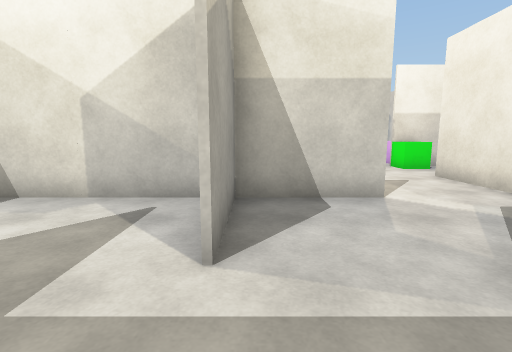
View 1 (above)

24 first-person views from a walk through a 3-D level made in the Unity game engine. The camera is 1.2 m above the floor, tilts 8° down and sees 85° across. The floor is counted in squares, 1 m on a side. Each view is taken from the middle of a square. On the plan, view 1 faces up. The plan holds only what a view shows up to about 13 squares ahead; the rest is blank. The player character is not drawn. Surface patterns are stand-ins for the level's own textures.

View 2
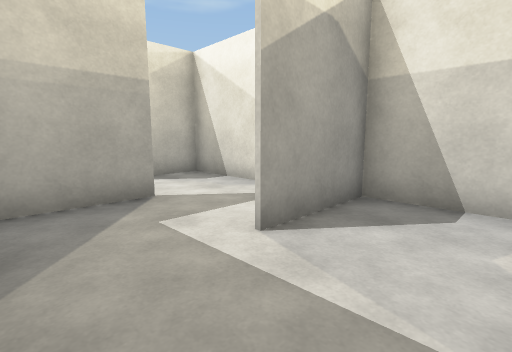

View 3
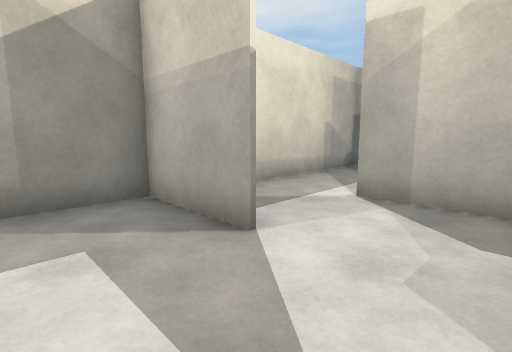

View 4
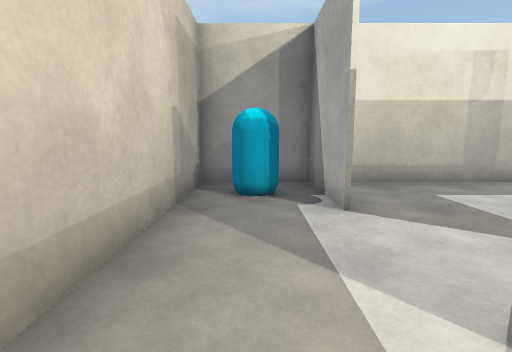

View 5
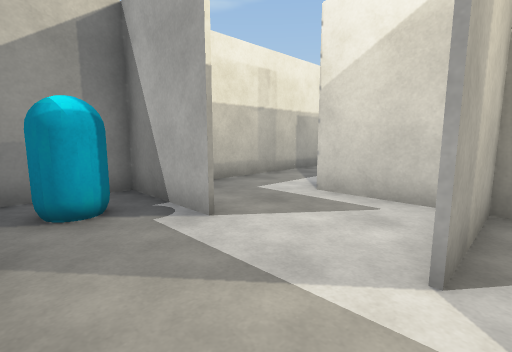

View 6
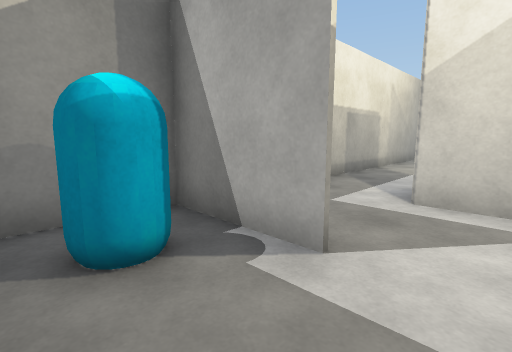

View 7
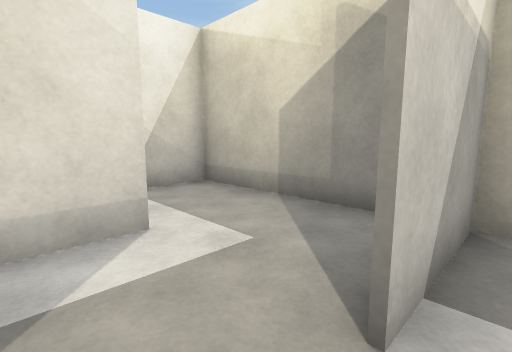

View 8
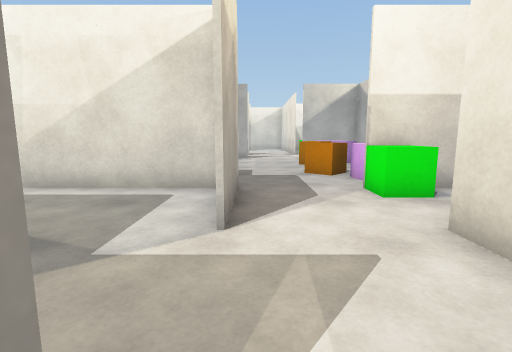

View 9
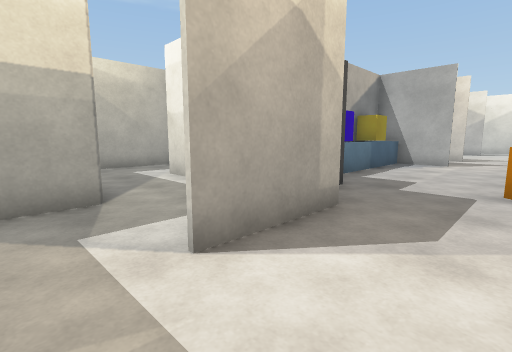

View 10
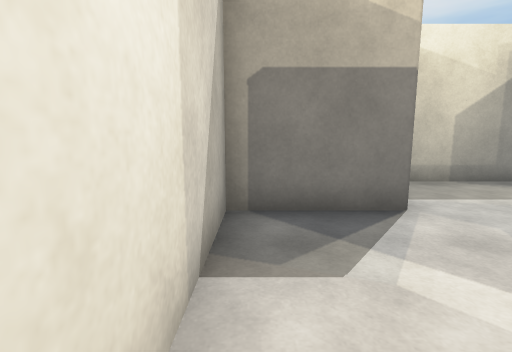

View 11
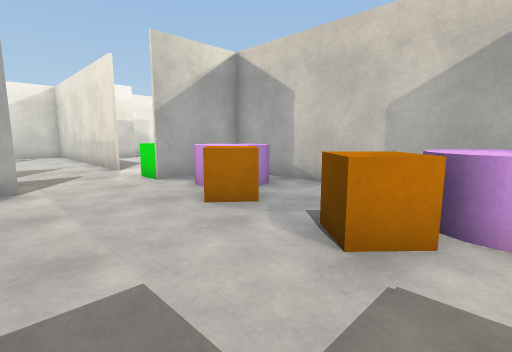

View 12
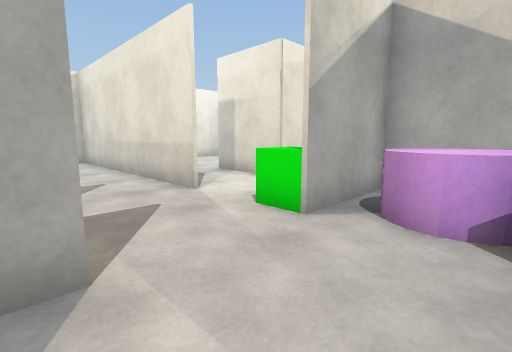

View 13
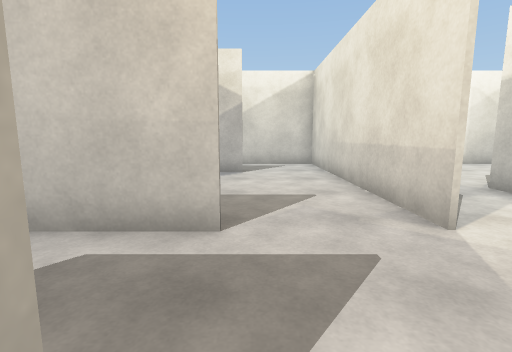

View 14
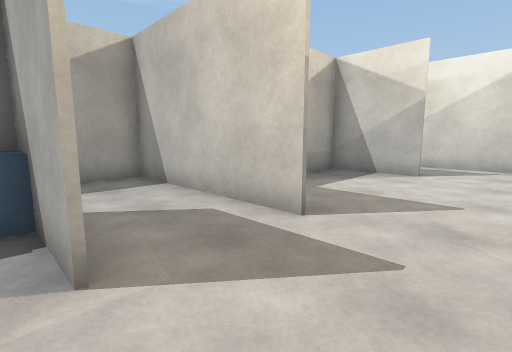

View 15
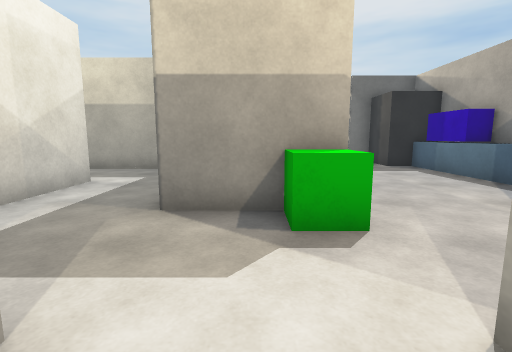

View 16
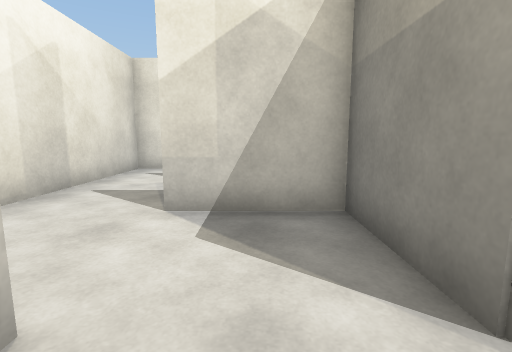

View 17
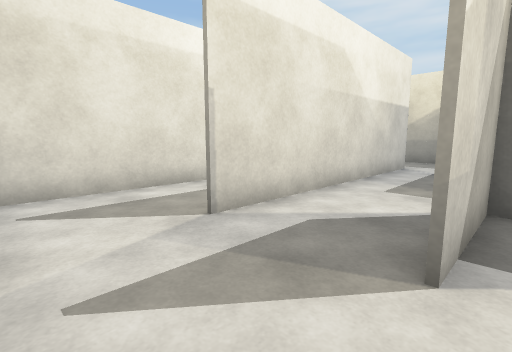

View 18
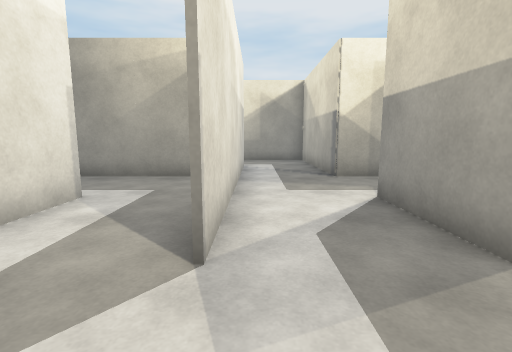

View 19
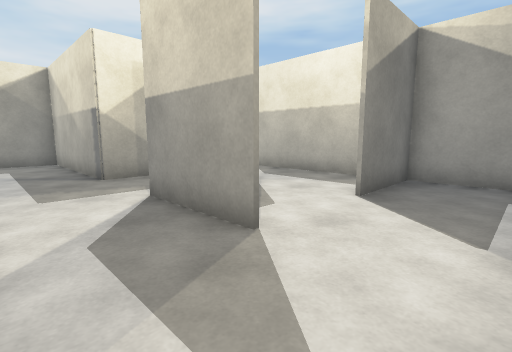

View 20
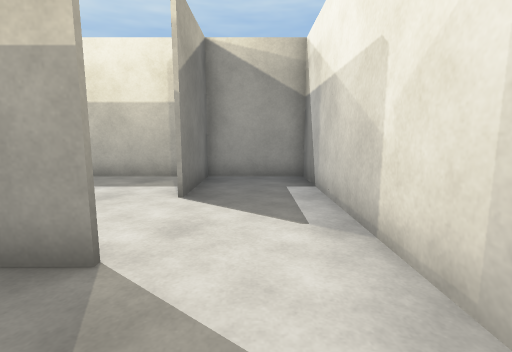

View 21
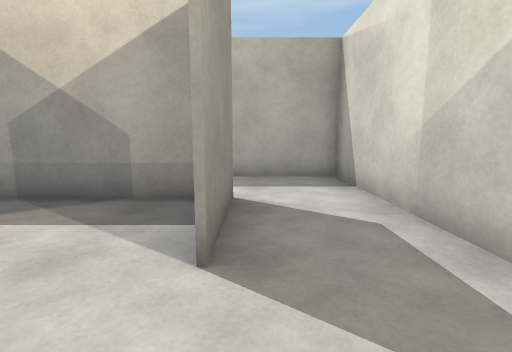

View 22
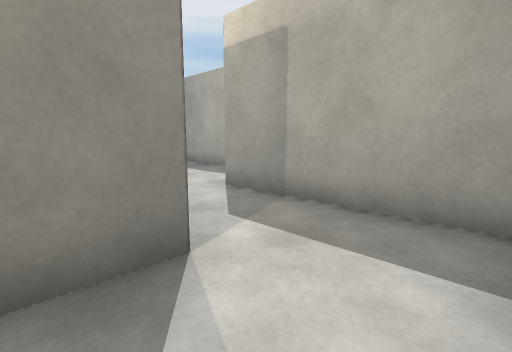

View 23
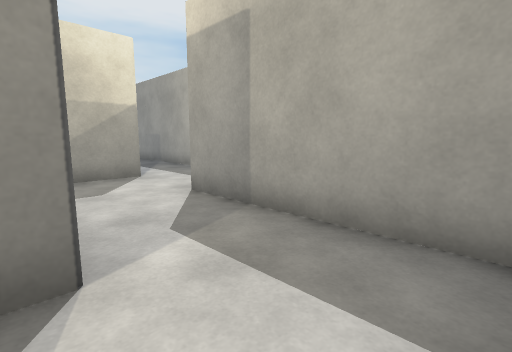

View 24
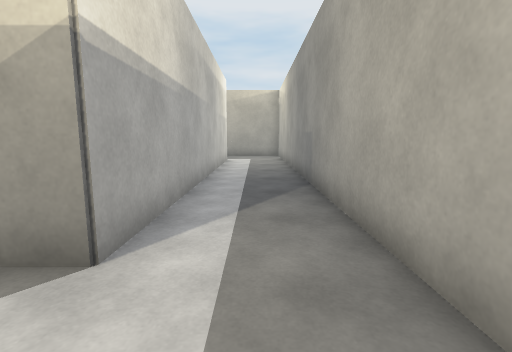

### Floor plan
Points are (right, up) in squares from view 1. A wall is a line through its corners. A room is listed if a view was taken in it or the views show most of it. See-through windows are left out.
Room 1 (views 1, 2, 3, 4, 5, 6, 7)
walls: (-3.4, 2.5) (-3.4, -0.5); (-3.9, -0.5) (2.5, -0.5) (2.5, 1.2); (-3.5, -0.5) (-3.5, 2.5); (-6.4, 5.5) (-6.4, 2.4); (-9.4, 2.5) (-12.5, 2.5); (-0.5, 2.4) (-0.5, 4); (0.1, 5.4) (-9.6, 5.4); (-12.4, 3) (-12.4, -0.5) (-6.4, -0.5)
ways out: opening at (1.5, 3) to room 2; opening at (-10, 4.5)
objects: cyan capsule (-11, 1)
Room 2 (views 8, 9, 10)
walls: (2.6, 5.4) (0.1, 5.4); (-0.4, 5.5) (-0.4, 2.4); (2.4, 2.5) (5.5, 2.5) (5.5, 8.5); (-0.4, 8.6) (-0.4, 7.1)
ways out: opening at (1.5, 3) to room 1; opening at (1.5, 9) to room 3; opening at (4.5, 9) to room 3
Room 3 (views 11, 12, 13, 14, 21, 22, 23, 24)
walls: (2.6, 20.4) (-0.5, 20.4); (7.4, 20.5) (8.6, 20.5); (5.5, 23.4) (5.5, 32.5); (2.6, 23.4) (-3.4, 23.4) (-3.4, 21.8); (8.5, 13.2) (8.5, 20.4) (7.4, 20.4); (11.4, 17.4) (11.4, 20.2); (10.6, 14.5) (13.2, 14.5); (2.5, 11.5) (2.5, 8.4); (9.6, 23.4) (8.5, 23.4); (-0.4, 11.4) (-3.5, 11.4); (-3.5, 13.1) (-3.5, 23.5) (-1.6, 23.5); (-0.6, 29.5) (2.6, 29.5) (-0.4, 29.5) (-0.4, 24.9); (-6.4, 24.6) (-6.4, 10.1); (6.1, 32.4) (-3.4, 32.4) (-3.4, 26.5)
low walls: (0.6, 17.6) (0.6, 16.4); (0.6, 20.5) (0.6, 19.1)
ways out: opening at (1.5, 9) to room 2; opening at (4.5, 9) to room 2; opening at (7.5, 24) to room 4
objects: grey block (0, 12) to (2, 13); block (0, 14) to (0, 16); yellow block (0, 18) to (0, 19); orange cube (5, 14) to (6, 15); orange cube (5, 17) to (6, 18); green cube (6, 11); cylinder (6, 12) to (8, 14); cylinder (6, 18) to (8, 20); green cube (6, 21) to (7, 21)
Room 4 (views 15, 16, 17, 18, 19, 20)
walls: (11.5, 29.5) (11.5, 26.4); (17.5, 26.4) (17.5, 32.4) (6.1, 32.4); (10.2, 23.5) (11.5, 23.5) (11.5, 17.6) (15.2, 17.6); (15.9, 23.5) (17.4, 23.5); (8.5, 23.4) (8.5, 26.5) (11.4, 26.5) (11.4, 29.5); (5.6, 28.6) (5.6, 23.4); (14.5, 20.4) (14.5, 29.5); (5.6, 32.5) (5.6, 29.5) (8.6, 29.5)
ways out: opening at (7.5, 24) to room 3; opening at (15, 19.5); opening at (18, 25.5)

Where each view was taken, in squares from view 1:
view 1: 0 up, 0 right, facing up
view 2: 0 up, 2 right, facing up-left
view 3: 5 up, 1 left, facing down-left
view 4: 1 up, 5 left, facing left
view 5: 0 up, 6 left, facing up-left
view 6: 0 up, 8 left, facing up-left
view 7: 4 up, 4 left, facing down-right
view 8: 5 up, 3 right, facing up
view 9: 7 up, 5 right, facing up-left
view 10: 7 up, 5 right, facing down
view 11: 13 up, 2 right, facing up-right
view 12: 18 up, 2 right, facing up-right
view 13: 20 up, 3 right, facing up
view 14: 20 up, 5 right, facing up-left
view 15: 25 up, 7 right, facing down
view 16: 28 up, 7 right, facing right
view 17: 32 up, 11 right, facing down-right
view 18: 32 up, 14 right, facing down
view 19: 32 up, 14 right, facing down-left
view 20: 31 up, 14 right, facing left
view 21: 30 up, 5 right, facing left
view 22: 32 up, 1 right, facing down-left
view 23: 32 up, 0 right, facing down-left
view 24: 26 up, 5 left, facing down
